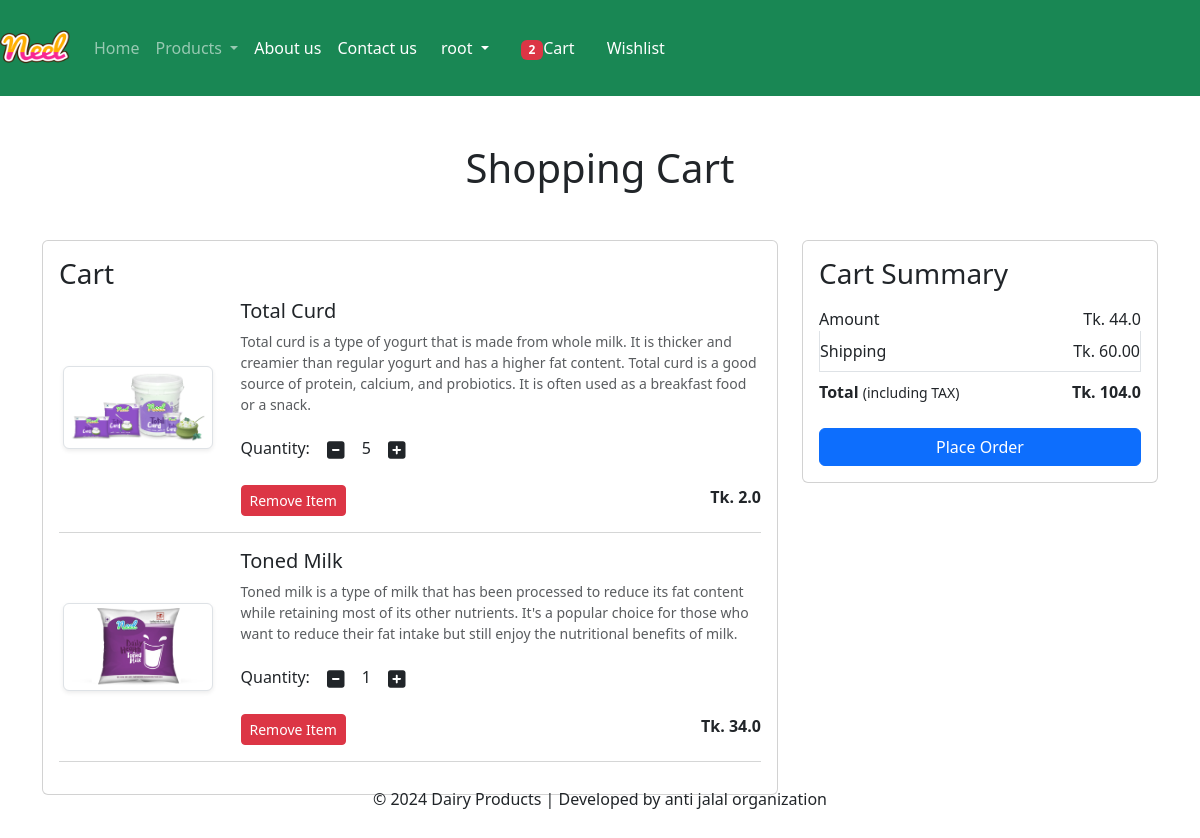
The app's page /cart/ (signed in) with its own data.
### app/models.py (models this page shows, shortened)
class Cart(models.Model):
    user = models.ForeignKey(User, on_delete=models.CASCADE)  # Link to the User model (One-to-Many)
    product = models.ForeignKey(Product, on_delete=models.CASCADE)  # Link to the Product model (One-to-Many)
    quantity = models.PositiveIntegerField(default=1)  # Quantity of the product in the cart

class Product(models.Model):
    title = models.CharField(max_length=100)  # Name of the product
    selling_price = models.FloatField()  # Price at which the product is sold
    discounted_price = models.FloatField()  # Discounted price of the product
    description = models.TextField()  # Detailed description of the product
    composition = models.TextField(default='')  # Composition of the product (if applicable)
    prodapp = models.TextField(default='')  # Product application or usage (if applicable)
    category = models.CharField(choices=CATEGORY_CHOICES, max_length=2)  # Category of the product
    product_image = models.ImageField(upload_to='product')  # Image of the product

### app/views.py (the view)
# urls.py: path('cart/', views.show_cart, name='showcart'),  # Show cart page
def show_cart(request):
    user = request.user
    cart = Cart.objects.filter(user=user)
    amount = 0
    for p in cart:
        value = p.quantity * p.product.discounted_price
        amount = amount + value
    totalamount = amount + 60
    totalitem = 0
    if request.user.is_authenticated:
        totalitem = len(Cart.objects.filter(user=request.user))
    return render(request, 'app/addtocart.html', locals())

### app/templates/app/addtocart.html (shortened to what this page needs)
{% extends 'app/base.html' %}
{% load static %}
{% block main-content %}
<div class="container my-5">
  <div class="row">
    {% if cart %}
      <h1 class="text-center mb-5">Shopping Cart</h1>
      <div class="col-sm-8">
        <div class="card">
          <div class="card-body">
            <h3>Cart</h3>
            {% for item in cart %}
              <div class="row">
                <div class="col-sm-3 text-center align-self-center"><img src="{{ item.product.product_image.url }}" alt="{{ item.product.title }}"
                       class="img-fluid img-thumbnail shadow-sm" height="150" width="150"></div>
                <div class="col-sm-9">
                  <div>
                    <h5>{{ item.product.title }}</h5>
                    <p class="mb-2 text-muted small">{{ item.product.description }}</p>
                    <div class="my-3">
                      <label for='quantity'>Quantity:</label>
                      <a class="minus-cart btn" pid="{{ item.product.id }}"><i class="fas fa-minus-square fa-lg"></i></a>
                      <span id="quantity">{{ item.quantity }}</span>
                      <a class="plus-cart btn" pid="{{ item.product.id }}"><i class="fas fa-plus-square fa-lg"></i></a>
                    </div>
                    <div class="d-flex justify-content-between">
                      <a href="#" class="remove-cart btn btn-sm btn-danger mr-3" pid="{{ item.product.id }}">Remove Item</a>
                      <p class="mb-0"><span><strong>Tk. {{ item.product.discounted_price}}</strong></span></p>
                    </div>
                  </div>
                </div>
              </div>
              <hr class="text-muted">
            {% endfor %}
          </div>
        </div>
      </div>
      <div class="col-sm-4">
        <div class="card">
          <div class="card-body">
            <h3>Cart Summary</h3>
            <ul class="list-group">
              <li class="list-group-item d-flex justify-content-between align-items-center border-0 px-0 pb-0">
                Amount
                <span id="amount">Tk. {{amount}}</span>
              </li>
              <li class="list-group-item d-flex justify-content-between align-items-center px-0">
                Shipping
                <span>Tk. 60.00</span>
              </li>
              <li class="list-group-item d-flex justify-content-between align-items-center border-0 px-0 mb-3">
                <div>
                  <strong>Total</strong> <small>(including TAX)</small>
                </div>
                <span id="totalamount">
                  <strong>
                    Tk. {{totalamount}}
                  </strong>
                </span>
              </li>
            </ul>
            <div class="d-grid">
              <a href="{% url 'checkout' %}" class="btn btn-primary">Place Order</a>
            </div>
          </div>
        </div>
      </div>
    {% else %}
      <h1 class="text-center mb-5">Cart is Empty</h1>
    {% endif %}
  </div>
</div>
{% endblock main-content %}

### app/templates/app/base.html (shortened to what this page needs)
<!DOCTYPE html>
{% load static %}
<html lang="en">
<head>
    <link rel="stylesheet" href="https://cdn.jsdelivr.net/npm/bootstrap@5.3.3/dist/css/bootstrap.min.css">
</head>
<body>
    <nav class="navbar navbar-expand-lg navbar-light navbar-dark bg-success">
        <a class="navbar-brand" href="#">
            <img src="{% static 'app/images/neel.png' %}" width="70" height="70" />
        </a>
        <div class="collapse navbar-collapse" id="navbarSupportedContent">
            <ul class="navbar-nav me-auto mb-2 mb-lg-0">
            {% if request.user.is_authenticated %}
                <li class="nav-item active">
                    <a class="nav-link" href="/">Home</a>
                </li>
                <li class="nav-item dropdown">
                    <a class="nav-link dropdown-toggle" href="#" id="navbarDropdown" role="button" data-bs-toggle="dropdown" aria-expanded="false">
                        Products
                    </a>
                </li>
                <li class="nav-item">
                    <a class="nav-link text-white" href="{% url 'about' %}">About us</a>
                </li>
                <li class="nav-item">
                    <a class="nav-link text-white" href="{% url 'contact' %}">Contact us</a>
                </li>
                <li class="nav-item dropdown mx-2">
                    <a class="nav-link dropdown-toggle text-white" href="#" id="profileDropdown" role="button" data-bs-toggle="dropdown" aria-expanded="false">
                        {{ request.user.username }}
                    </a>
                </li>
                <li class="nav-item mx-2">
                    <a href="{% url 'showcart' %}" class="nav-link text-white">
              <span class="badge bg-danger">
            {% if totalitem > 0 %}
            {{ totalitem }}
        {% endif %}
    </span>Cart</a>
                </li>
                <li class="nav-item mx-2">
                    <a href="{% url 'showwishlist' %}" class="nav-link text-white">Wishlist</a>
                </li>
            {% endif %}
            </ul>
        </div>
    </nav>
    {% block main-content %}{% endblock main-content %}
    <footer class="text-center fixed-bottom mt-5 py-3">
        <p>&copy; 2024 Dairy Products | Developed by anti jalal organization</p>
    </footer>
</body>
</html>

### records on screen
Cart: product.product_image (picture), product "Total Curd", product.description "Total curd is a type of yogurt that is made from whole milk. It is thicker and creamier than regular yogurt and has a higher fat content. Total curd is a good source of protein, calcium, and probiotics. It is often used as a breakfast food or a snack.", quantity "5", product.discounted_price "2.0"
Cart: product.product_image (picture), product "Toned Milk", product.description "Toned milk is a type of milk that has been processed to reduce its fat content while retaining most of its other nutrients. It's a popular choice for those who want to reduce their fat intake but still enjoy the nutritional benefits of milk.", quantity "1", product.discounted_price "34.0"

### other values on screen
{{ request.user.username }} "root"
{{ totalitem }} "2"
{{ amount }} "44.0"
{{ totalamount }} "104.0"
